Frame 1 (no input): blank canvas, image omitted
Frame 60 (the mouse pressed at the canvas centre just before this capture): blank canvas, image omitted
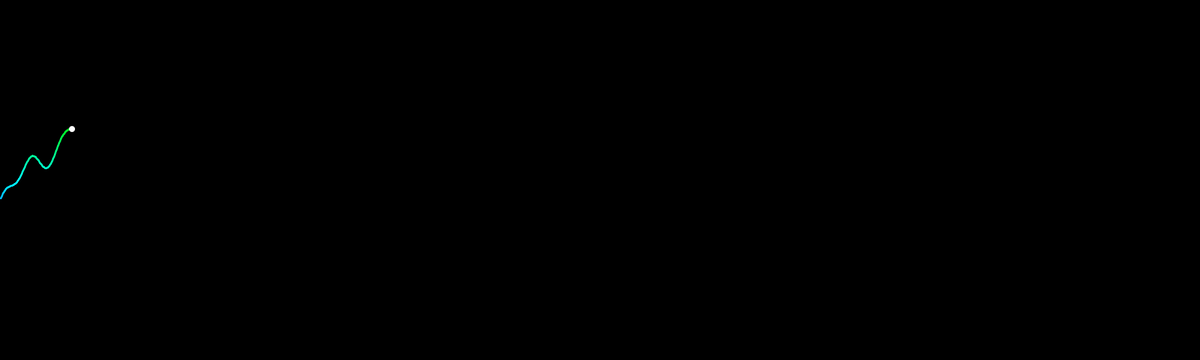
Frame 120 (the mouse held since frame 60 and released just before this capture)

The Processing sketch whose frames 1 and 60 were blank and that drew this single picture after the mouse press (run headless with seeded random() and noise(); from frame 60 on, the mouse is pressed at the canvas centre):

// Processing sketch: noiseTerrainGraph
// ── noiseTerrainGraph.pde
int col;
int row;
int scale = 5;
float move = 0.1;
float py, px=0, x=0;
PGraphics graph;
void setup() {
  size(2000, 600);
  graph = createGraphics(width, height);

  background(0);
}



void draw() {
  background(0);
  image(graph, 0, 0);
  if (x>=width) {
    x= 0;
    px = 0;
    graph = createGraphics(width, height);
  }
  noStroke();
  x += 1;     
  move += 0.005;
  float y = map(noise(move), 0, 1, 0, height);
  if (frameCount < 2) {
    py = y;
  }
  fill(255);
  ellipse(x, y, 10, 10);
  graph.beginDraw();
  graph.colorMode(HSB);
  graph.stroke(map(y, 0, height, 0, 255), 255, 255);

  //graph.strokeWeight(1);
  //graph.line(px, 0, x, height);
  graph.strokeWeight(3);

  graph.line(px, py, x, y);
  graph.endDraw();
  py=y;
  px=x;
}
